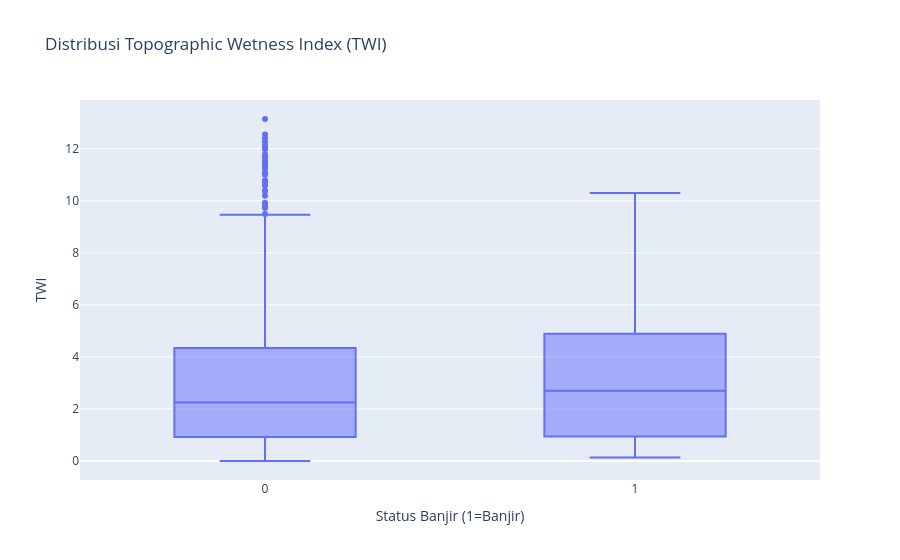

Notebook code cell kept with this figure:
### Markdown cell above
## 6. Distribusi Indeks Topografi (TWI)

### Code cell
fig6 = px.box(df_sample, x='target_str', y='TWI', title='Distribusi Topographic Wetness Index (TWI)', 
              labels={'target_str': 'Status Banjir (1=Banjir)'})
fig6.show()

### Figure 1 — Plotly figure (JSON) as saved in the notebook; plotly's stock layout.template omitted (floating-point values rounded to 4 significant figures; data arrays with more than 128 entries replaced by an {"elided": "..."} marker saying what was removed)
{"data": [{"alignmentgroup": "True", "hovertemplate": "Status Banjir (1=Banjir)=%{x}<br>TWI=%{y}<extra></extra>", "legendgroup": "", "marker": {"color": "#636efa"}, "name": "", "notched": false, "offsetgroup": "", "orientation": "v", "showlegend": false, "type": "box", "x": {"elided": "2000 str values"}, "x0": " ", "xaxis": "x", "y": {"elided": "2000 float values"}, "y0": " ", "yaxis": "y"}], "layout": {"boxmode": "group", "legend": {"tracegroupgap": 0}, "title": {"text": "Distribusi Topographic Wetness Index (TWI)"}, "xaxis": {"anchor": "y", "domain": [0, 1], "title": {"text": "Status Banjir (1=Banjir)"}}, "yaxis": {"anchor": "x", "domain": [0, 1], "title": {"text": "TWI"}}}}
